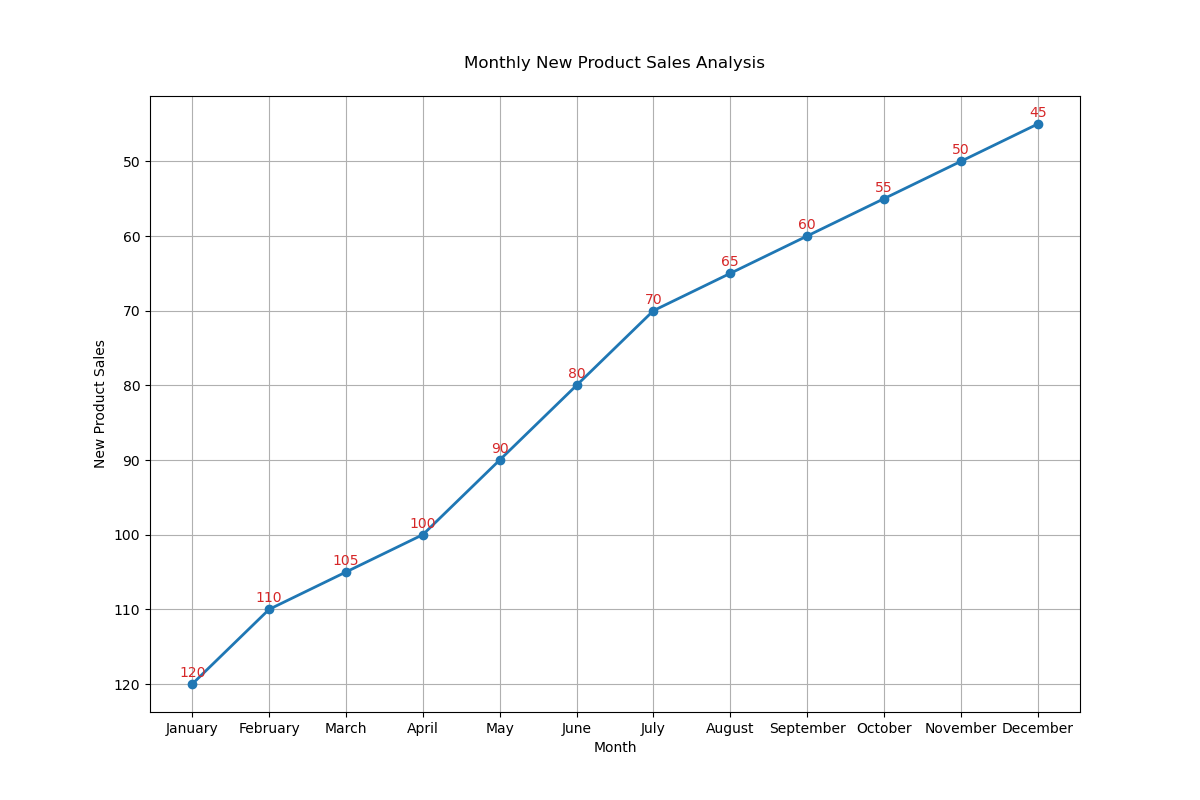

Source code (Python):

import matplotlib.pyplot as plt

# Data
months = [
    "January", "February", "March", "April", "May", "June",
    "July", "August", "September", "October", "November", "December"
]
new_product_sales = [
    120, 110, 105, 100, 90, 80, 70, 65, 60, 55, 50, 45
]

# Create the plot
plt.figure(figsize=(12, 8))  # Change the size of the chart
plt.plot(months, new_product_sales, marker='o', color="#1F77B4", linewidth=2)  # Change color and add markers

# Annotations
for i, sales in enumerate(new_product_sales):
    plt.annotate(f"{sales}", (months[i], sales), textcoords="offset points", xytext=(0, 5),
                 ha='center', color="#D62728")

# Improve the visual appeal with labels, title, and grid
plt.xlabel('Month')
plt.ylabel('New Product Sales')
plt.title('Monthly New Product Sales Analysis', pad=20)
plt.grid(True)
plt.gca().invert_yaxis()  # Invert y-axis

# Show the plot
plt.show()
